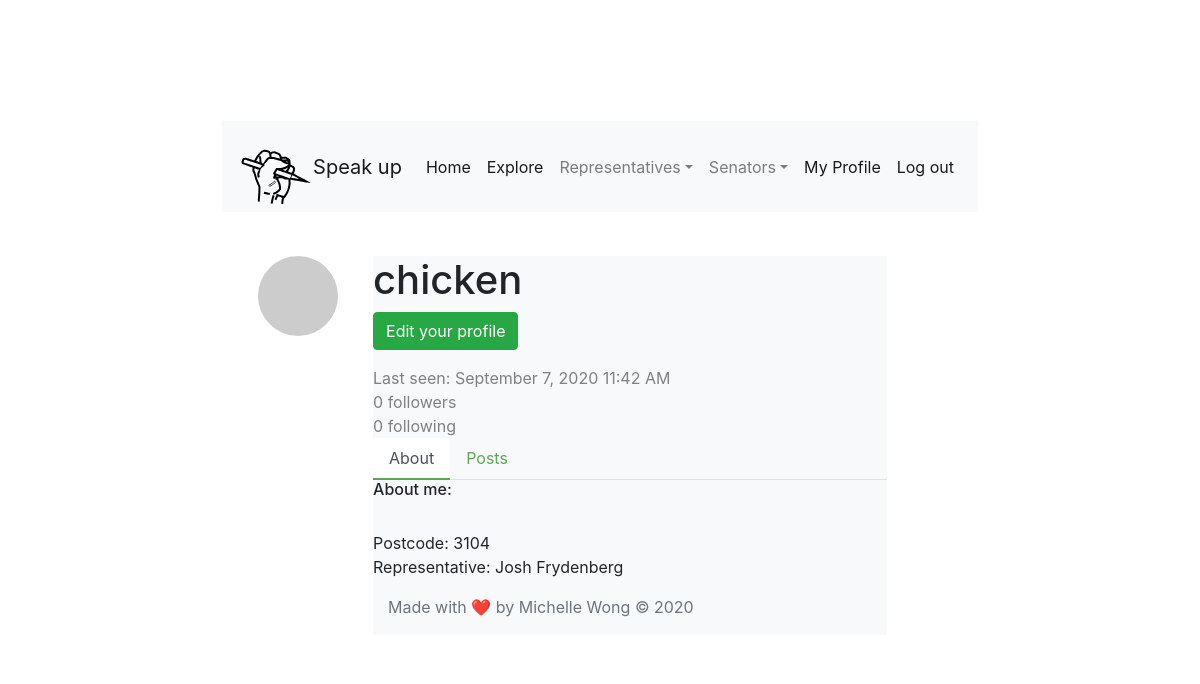
/user/chicken (signed in), run on an earlier commit of the app's database.
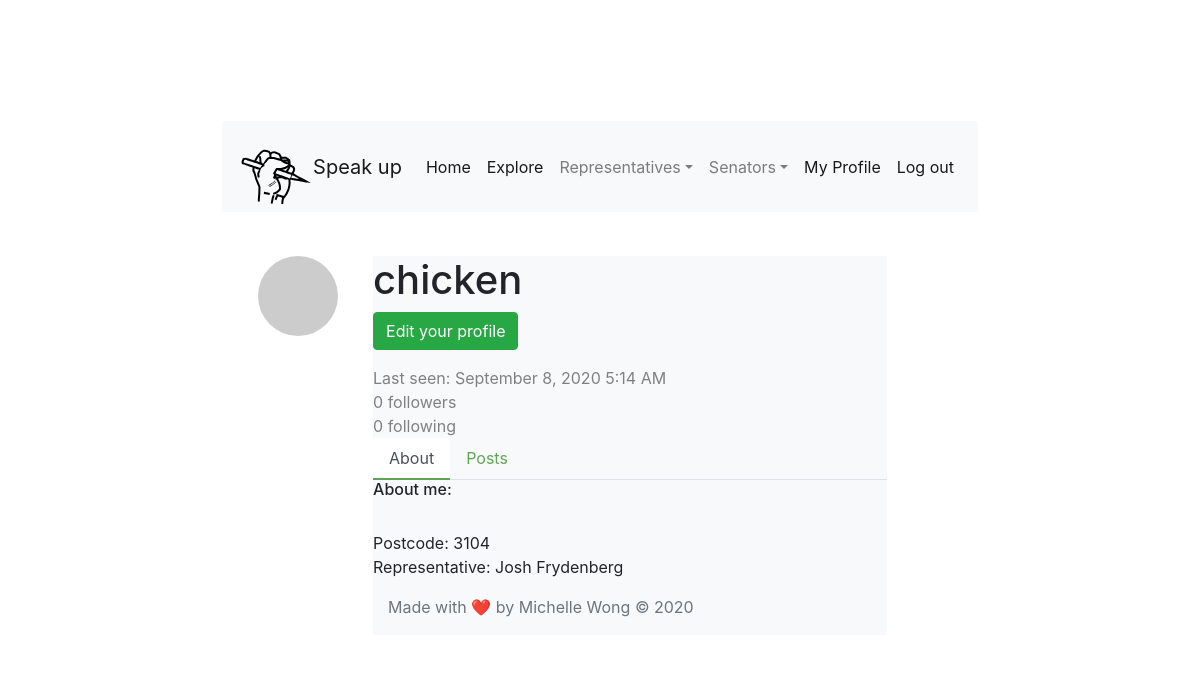
And on a later commit of the database.
### app/models.py (models this page shows, shortened)
class User(UserMixin, db.Model):
    id = db.Column(db.Integer, primary_key=True)
    username = db.Column(db.String(64), index=True, unique=True)
    email = db.Column(db.String(120), index=True, unique=True)
    password_hash = db.Column(db.String(128))
    posts = db.relationship('Post', backref='author', lazy='dynamic')
    about_me = db.Column(db.String(140))
    representative = db.Column(db.String(100))
    constituency = db.Column(db.String(100))
    postcode = db.Column(db.String(64))
    last_seen = db.Column(db.DateTime, default=datetime.utcnow)
    followed = db.relationship(
        'User', secondary=followers,
        primaryjoin=(followers.c.follower_id == id),
        secondaryjoin=(followers.c.followed_id == id),
        backref=db.backref('followers', lazy='dynamic'), lazy='dynamic')
    def avatar(self, size):
        digest = md5(self.email.lower().encode('utf-8')).hexdigest()
        return 'https://www.gravatar.com/avatar/{}?d=identicon&s={}'.format(
            digest, size)

### app/main/routes.py (the view)
@bp.route('/user/<username>')
@login_required
def user(username):
    user = User.query.filter_by(username=username).first_or_404()
    page = request.args.get('page', 1, type=int)
    posts = user.posts.order_by(Post.timestamp.desc()).paginate(
        page, 3, False)
    next_url = url_for('main.user', username=user.username, page=posts.next_num) \
        if posts.has_next else None
    prev_url = url_for('main.user', username=user.username, page=posts.prev_num) \
        if posts.has_prev else None
    form = EmptyForm()
    return render_template('usertest.html', user=user, posts=posts.items,
                           next_url=next_url, prev_url=prev_url, form=form)

### app/main/routes.py (called while the page is built)
@bp.before_request
def before_request():
    if current_user.is_authenticated:
        current_user.last_seen = datetime.utcnow()
        db.session.commit()
    g.locale = str(get_locale())

### app/models.py (called while the page is built)
@login.user_loader
def load_user(id):
    return User.query.get(int(id))

### app/templates/usertest.html (shortened to what this page needs)
{% extends "navbar.html" %}
{% block content %}
<link rel="stylesheet" href="https://stackpath.bootstrapcdn.com/bootstrap/4.5.2/css/bootstrap.min.css">
<div class="container emp-profile">
    <div class="row">
      <div class="col-md-2">
        <div class="profile-img">
          <img class ="profile" src="{{ user.avatar(128) }}">
        </div>
      </div>
      <div class="col-md-9">
        <div class="profile-head">
          <h1>
              {{ user.username }}
          </h1>
          {% if user == current_user %}
                        <p>
                          <a class="btn btn-success" href="{{ url_for('edit_profile') }}" role="button">Edit your profile</a>
                        {% endif %}
          <table>
          <p class="proile-rating">{% if user.last_seen %}Last seen: {{ moment(user.last_seen).format('LLL') }} {% endif %}</p>
          <p class="proile-rating">{{ user.followers.count() }} followers</p>
          <p class="proile-rating">{{ user.followed.count() }} following</p>
          <ul class="nav nav-tabs" id="myTab" role="tablist">
            <li class="nav-item">
              <a class="nav-link active" id="home-tab" data-toggle="tab" href="#home" role="tab" aria-controls="home" aria-selected="true">About</a>
            </li>
            <li class="nav-item">
              <a class="nav-link" id="profile-tab" data-toggle="tab" href="#profile" role="tab" aria-controls="profile" aria-selected="false">Posts</a>
            </li>
          </ul>
        </div>
      </div>
    </div>
    <div class="row">
      <div class="col-md-12">
        <div class="tab-content profile-tab" id="myTabContent">
          <div class="tab-pane fade show active" id="home" role="tabpanel" aria-labelledby="home-tab">
            <h6>About me: </h6>
            <br> Postcode: {{user.postcode}}
            <br> Representative: {{user.representative}}
              </div>
            </div>
          </div>
        </div>
      </div>
    </div>
{% endblock %}

### app/templates/navbar.html (shortened to what this page needs)
<!doctype html>
<html lang="en">
  <head>
    <link rel="stylesheet" href="https://stackpath.bootstrapcdn.com/bootstrap/4.5.2/css/bootstrap.min.css">
    <link href="css/file.css" rel="stylesheet">
    <div class="container-fullwidth">
      <nav class="navbar navbar-expand-lg navbar-light bg-light">
        <img src="/static/websitelogobold.svg" width="75" height="75" class="d-inline-block align-top brand" alt="" loading="lazy">
        <a class="navbar-brand" href="{{url_for('main.index')}}"> Speak up</a>
        <div class="collapse navbar-collapse" id="navbarNavAltMarkup">
          <div class="navbar-nav ml-auto">
            <a class="nav-link active" href={{url_for('main.index')}}>Home <span class="sr-only">(current)</span></a>
            {% if current_user.is_anonymous %}
            <a class="nav-link active" href={{url_for('auth.login')}}>Log in <span class="sr-only">(current)</span></a>
            {% else %}
            <a class="nav-link active" href={{url_for('main.explore')}}>Explore <span class="sr-only">(current)</span></a>
            <li class="nav-item dropdown">
                <a class="nav-link dropdown-toggle" href="#" id="navbarDropdown" role="button" data-toggle="dropdown" aria-haspopup="true" aria-expanded="false">
                  Representatives</a>
      </li>
      <li class="nav-item dropdown">
          <a class="nav-link dropdown-toggle" href="#" id="navbarDropdown" role="button" data-toggle="dropdown" aria-haspopup="true" aria-expanded="false">
            Senators</a>
</li>
            <a class="nav-link active" href={{url_for('main.user', username= current_user.username)}}>My Profile <span class="sr-only">(current)</span></a>
            <a class="nav-link active" href={{url_for('auth.logout')}}>Log out <span class="sr-only">(current)</span></a>
            {% endif %}
          </div>
        </div>
      </nav>
  </head>
      <div class="container">
        {% block content %}{% endblock %}
        <footer class="footer mt-auto py-3">
          <div class="container">
            <span class="text-muted">Made with ❤️ by Michelle Wong © 2020</span>
          </div>
        </footer>

### app/css/file.css (style rules this page uses)
html, body { height: 100%; }

### app/templates/usertest.html (style rules this page uses)
.profile { border-radius: 50%; margin-left: auto; margin-right: auto; }
.emp-profile { padding: 3%; margin-top: 3%; margin-bottom: 3%; border-radius: 0.5rem; background: #fff; }
.profile-img { text-align: center; }
.profile-head { background-color: #F8F9FA; }
.proile-rating { font-size: 16px; color: #818182; margin: 0px; }
.profile-head .nav-tabs { margin-bottom: 0%; }
.profile-head .nav-tabs .nav-link { font-weight: 400; border: none; }
.profile-head .nav-tabs .nav-link.active { border: none; border-bottom: 2px solid #5EA656; }
p { margin: 0 }
.nav-tabs > li > a { color: #5EA656; }
.nav-tabs { width: 100%; }

What changed in the data, as far as the page shows it:
changed User "chicken": last_seen "September 7, 2020 11:42 AM" → "September 8, 2020 5:14 AM"
